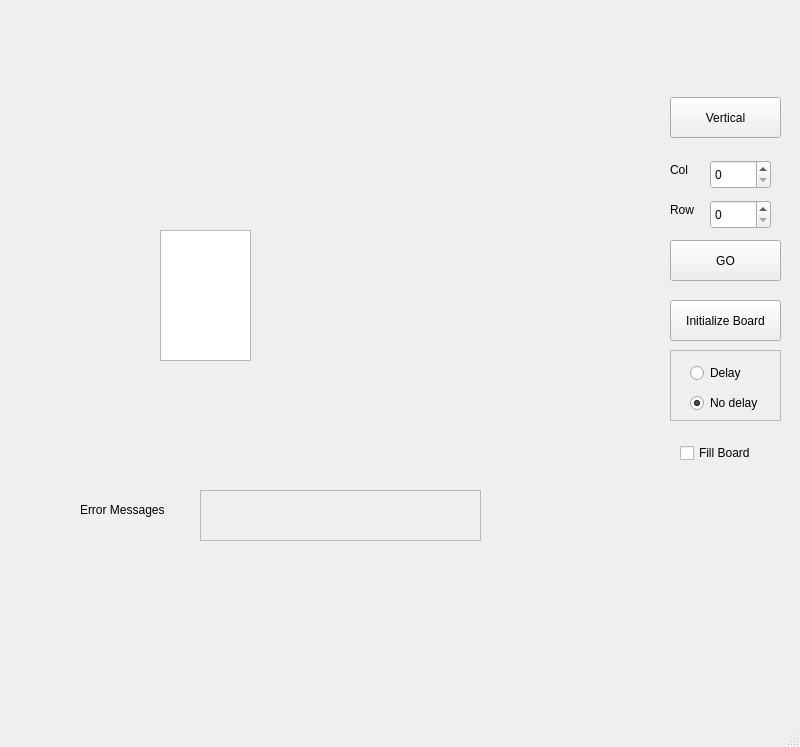
<?xml version="1.0" encoding="UTF-8"?>
<ui version="4.0">
 <class>MainWindow</class>
 <widget class="QMainWindow" name="MainWindow">
  <property name="geometry">
   <rect>
    <x>0</x>
    <y>0</y>
    <width>800</width>
    <height>747</height>
   </rect>
  </property>
  <property name="windowTitle">
   <string>MainWindow</string>
  </property>
  <widget class="QWidget" name="centralwidget">
   <widget class="QGraphicsView" name="graphicsView">
    <property name="geometry">
     <rect>
      <x>160</x>
      <y>230</y>
      <width>91</width>
      <height>131</height>
     </rect>
    </property>
   </widget>
   <widget class="QTextEdit" name="testiTextEdit">
    <property name="enabled">
     <bool>false</bool>
    </property>
    <property name="geometry">
     <rect>
      <x>200</x>
      <y>490</y>
      <width>281</width>
      <height>51</height>
     </rect>
    </property>
   </widget>
   <widget class="QPushButton" name="directionPushButton">
    <property name="geometry">
     <rect>
      <x>670</x>
      <y>97</y>
      <width>111</width>
      <height>41</height>
     </rect>
    </property>
    <property name="text">
     <string>Vertical</string>
    </property>
   </widget>
   <widget class="QLabel" name="colLabel">
    <property name="geometry">
     <rect>
      <x>670</x>
      <y>160</y>
      <width>31</width>
      <height>20</height>
     </rect>
    </property>
    <property name="text">
     <string>Col</string>
    </property>
   </widget>
   <widget class="QLabel" name="rowLabel">
    <property name="geometry">
     <rect>
      <x>670</x>
      <y>200</y>
      <width>31</width>
      <height>20</height>
     </rect>
    </property>
    <property name="text">
     <string>Row</string>
    </property>
   </widget>
   <widget class="QSpinBox" name="colSpinBox">
    <property name="geometry">
     <rect>
      <x>710</x>
      <y>160</y>
      <width>61</width>
      <height>29</height>
     </rect>
    </property>
    <property name="minimum">
     <number>0</number>
    </property>
    <property name="maximum">
     <number>11</number>
    </property>
    <property name="value">
     <number>0</number>
    </property>
   </widget>
   <widget class="QSpinBox" name="rowSpinBox">
    <property name="geometry">
     <rect>
      <x>710</x>
      <y>200</y>
      <width>61</width>
      <height>29</height>
     </rect>
    </property>
    <property name="minimum">
     <number>0</number>
    </property>
    <property name="maximum">
     <number>6</number>
    </property>
   </widget>
   <widget class="QPushButton" name="goPushButton">
    <property name="geometry">
     <rect>
      <x>670</x>
      <y>240</y>
      <width>111</width>
      <height>41</height>
     </rect>
    </property>
    <property name="text">
     <string>GO</string>
    </property>
   </widget>
   <widget class="QLabel" name="label">
    <property name="geometry">
     <rect>
      <x>80</x>
      <y>500</y>
      <width>111</width>
      <height>20</height>
     </rect>
    </property>
    <property name="text">
     <string>Error Messages</string>
    </property>
   </widget>
   <widget class="QPushButton" name="initializeBoardButton">
    <property name="geometry">
     <rect>
      <x>670</x>
      <y>300</y>
      <width>111</width>
      <height>41</height>
     </rect>
    </property>
    <property name="text">
     <string>Initialize Board</string>
    </property>
   </widget>
   <widget class="QCheckBox" name="fillBoardcheckBox">
    <property name="geometry">
     <rect>
      <x>680</x>
      <y>440</y>
      <width>91</width>
      <height>26</height>
     </rect>
    </property>
    <property name="text">
     <string>Fill Board</string>
    </property>
   </widget>
   <widget class="QFrame" name="frame">
    <property name="geometry">
     <rect>
      <x>670</x>
      <y>350</y>
      <width>111</width>
      <height>71</height>
     </rect>
    </property>
    <property name="frameShape">
     <enum>QFrame::StyledPanel</enum>
    </property>
    <property name="frameShadow">
     <enum>QFrame::Raised</enum>
    </property>
    <widget class="QRadioButton" name="noDelayButton">
     <property name="geometry">
      <rect>
       <x>20</x>
       <y>40</y>
       <width>81</width>
       <height>26</height>
      </rect>
     </property>
     <property name="text">
      <string>No delay</string>
     </property>
     <property name="checked">
      <bool>true</bool>
     </property>
    </widget>
    <widget class="QRadioButton" name="delayButton">
     <property name="enabled">
      <bool>true</bool>
     </property>
     <property name="geometry">
      <rect>
       <x>20</x>
       <y>10</y>
       <width>61</width>
       <height>26</height>
      </rect>
     </property>
     <property name="text">
      <string>Delay</string>
     </property>
     <property name="checked">
      <bool>false</bool>
     </property>
    </widget>
   </widget>
  </widget>
  <widget class="QMenuBar" name="menubar">
   <property name="geometry">
    <rect>
     <x>0</x>
     <y>0</y>
     <width>800</width>
     <height>25</height>
    </rect>
   </property>
  </widget>
  <widget class="QStatusBar" name="statusbar"/>
 </widget>
 <resources/>
 <connections/>
</ui>
